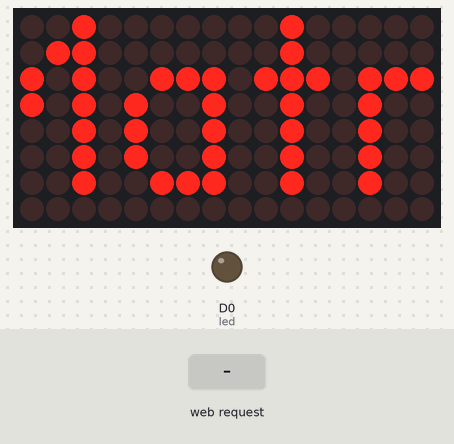
Simulated run of this sketch. Board: ESP8266 (NodeMCU). On the bench: 16×8 LED matrix, output pins drawn as LEDs (lit = HIGH). The inputs (shaded band) are chosen by the test bench. WiFi joins after 1.5 s; servers stay silent unless stated; EEPROM starts erased; what the sketch prints to the serial monitor is not drawn.

Above: at 6.06 s.
6.1 s: HTTP request GET /cmd?message=0 received
At 10.7 s:
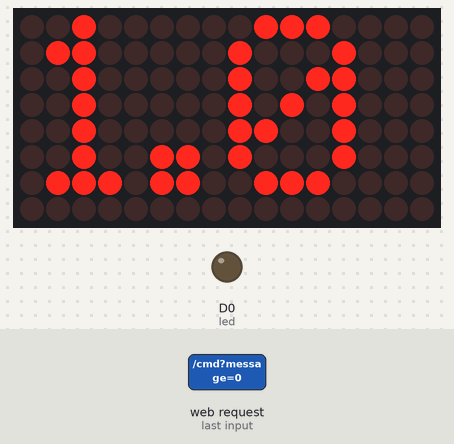
At 12.97 s:
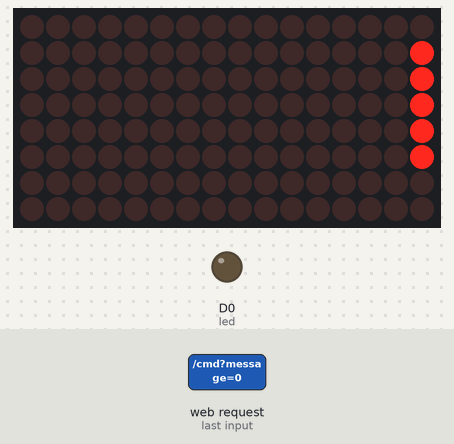
Timing chart, 0 to 14.5 s (numbered marks = the images above; inputs shaded):
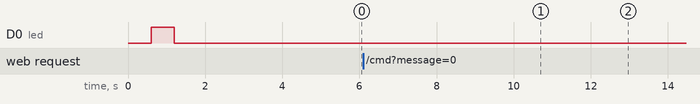

Measured:
- after the input at 6.1 s, the display: first differs from a run without the input after 6.8 s (image 2)
- what the display in image 1 shows lasts 2.0 s, from 9.6 s to 11.6 s

The sketch:

RukMi_Matrix.ino
```cpp
#include <ESP8266WiFi.h>    //https://github.com/esp8266/Arduino
#include <DNSServer.h>
#include <WiFiManager.h>     //https://github.com/tzapu/WiFiManager
#include <ESP8266WebServer.h>
#include <Ticker.h>
#include <MD_Parola.h>
#include <MD_MAX72xx.h>
#include <SPI.h>
#include <EEPROM.h>
#include "mainPage.h"

#define led  D0
#define MAX_DEVICES 2
#define CLK_PIN   D5
#define DATA_PIN  D7
#define CS_PIN    D4
#define ESP_AP_NAME "RukMi_Matrix Config"
#define PRINT(s, x)
#define PRINTS(x)
#define PRINTX(x)

MD_Parola P = MD_Parola(CS_PIN, MAX_DEVICES);
ESP8266WebServer server(80);
Ticker ticker;

uint8_t scrollSpeed = 100;    // default frame delay value
textEffect_t scrollEffect = PA_SCROLL_LEFT;
textPosition_t scrollAlign = PA_LEFT;
uint16_t scrollPause = 2000; // in milliseconds
int eepromAddr = 60; //ตำแหน่งอ่าน/เขียน eeprom

// Global message buffers shared by Serial and Scrolling functions
#define  BUF_SIZE  120
char curMessage[BUF_SIZE] = { "" };
char newMessage[BUF_SIZE] = { "RukMi Matrix V 1.0 " };
bool newMessageAvailable = true;

void setup()
{
  pinMode(led, OUTPUT);
  ticker.attach(0.6, tick);
  Serial.begin(115200, SERIAL_8N1, SERIAL_TX_ONLY);
  WiFiManager wifiManager;
  wifiManager.setTimeout(300); // กำหนด timeout ของโหมด AP
  wifiManager.setAPCallback(configModeCallback); // กำหนด callback ของ AP ไปที่ configModeCallback

  if (!wifiManager.autoConnect(ESP_AP_NAME)) {
    Serial.println("failed to connect and hit timeout");
    ESP.reset(); // reset อุปกรณ์
    delay(1000);
  }

  ticker.detach();
  Serial.println("WiFi connected");
  Serial.println("IP address: ");
  Serial.println(WiFi.localIP());
  digitalWrite(led,LOW);

  P.begin();
  P.displayText(curMessage, scrollAlign, scrollSpeed, scrollPause, scrollEffect, scrollEffect);

  EEPROM.begin(512);
  eepRead();

  // เริ่มการทำงานของ Server
  server.on("/", handleRoot);
  server.on("/cmd", handleCMD);
  server.begin();
  Serial.println("Server started");

}

void eepWrite()
{
  for(byte i=0; i< sizeof(newMessage); i++)
    EEPROM.write(eepromAddr+i, newMessage[i]);

  EEPROM.commit();
  newMessageAvailable = true;
}

void eepRead()
{
  if(EEPROM.read(eepromAddr) == 0xff) //ถ้ายังไม่เคยบันทึกใน eeprom ให้ข้าม
    return;

  for(byte i=0; i< BUF_SIZE; i++)
  {
    newMessage[i] = EEPROM.read(eepromAddr+i);
    Serial.print(newMessage[i],HEX);
  }
  newMessageAvailable = true;
}

void tick() {
  int state = digitalRead(led);
  digitalWrite(led, !state);
}

void configModeCallback (WiFiManager *myWiFiManager) { // callback เมื่อเชื่อม access point ไม่สำเร็จจะเข้าสู่โหมด AP
  Serial.println("Entered config mode");
  Serial.println(WiFi.softAPIP());
  Serial.println(myWiFiManager->getConfigPortalSSID());
  ticker.attach(0.2, tick);
}

void handleRoot(){
  server.send(200, "text/html", MAIN_page);
}

void handleCMD()
{
  String text = server.arg("message");
  text.replace('\r' , ' ');  //ตัด \r ออก
  text.replace('\n' , ' ');  //ตัด \n ออก
  text.toCharArray(newMessage,BUF_SIZE);
  eepWrite();

  server.send(200, "text/html", "<html><head><meta charset='utf-8'></head><body><center><h2>OK : บันทึกข้อความเรียบร้อย</h2></center></body></html>");
}

void loop() {
  server.handleClient();

  if (P.displayAnimate())
  {
    if (newMessageAvailable)
    {
      strcpy(curMessage, newMessage);
      newMessageAvailable = false;
    }
    P.displayReset();
  }
}
```

mainPage.h
```cpp
String MAIN_page = R"=====(<!DOCTYPE html>
<html>
<head><meta charset='utf-8'><meta name='viewport' content='width=device-width, initial-scale=1'>
<link rel='icon' href='data:,'>
</head>
<body>
<center><h1>RukMi Matrix V 1.0</h1></center>
<form action='/cmd' method='get'>
<table align='center'>
<tr>
  <td width=130>ข้อความวิ่ง</td>
  <td ><textarea name="message" rows="4" cols="30">รองรับเฉพาะอักษรภาษาอังกฤษ และเลขอารบิก</textarea></td>
</tr>
<tr>
  <td colspan=2 width=170 align='center'><button  type='submit'>ส่งข้อความ</button></td>
</tr>
</table>
</form>
</body>
</html>
)=====";
```
